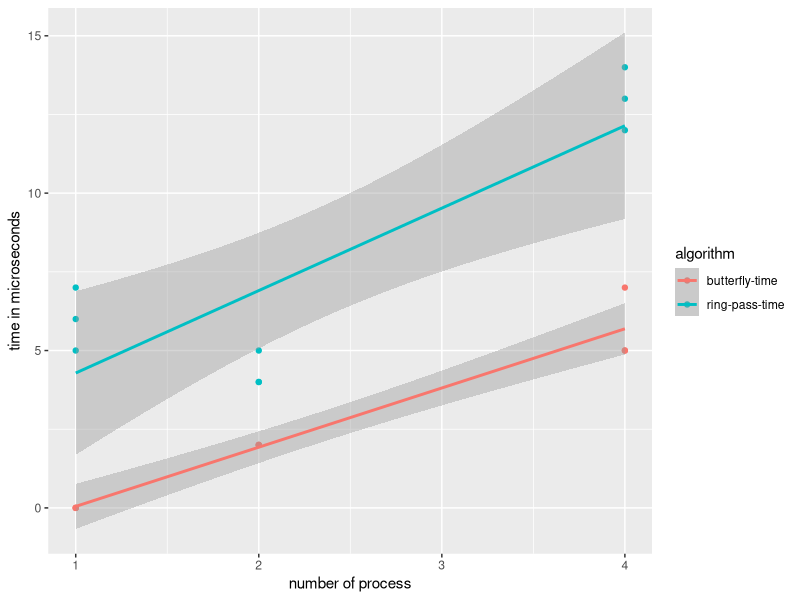

Write the R code that produced this figure.
#!/bin/Rscript

#algorithm time process
t = read.table('data.dat',header=TRUE)

t["time"] = t["time"] *1e6

library("ggplot2")
plot <- ggplot(t, aes(process,time,colour=algorithm)) +ylab("time in microseconds") + xlab("number of process") + geom_point() + geom_smooth(method=lm)
ggsave("butterfly_vs_ring_pass.svg")


